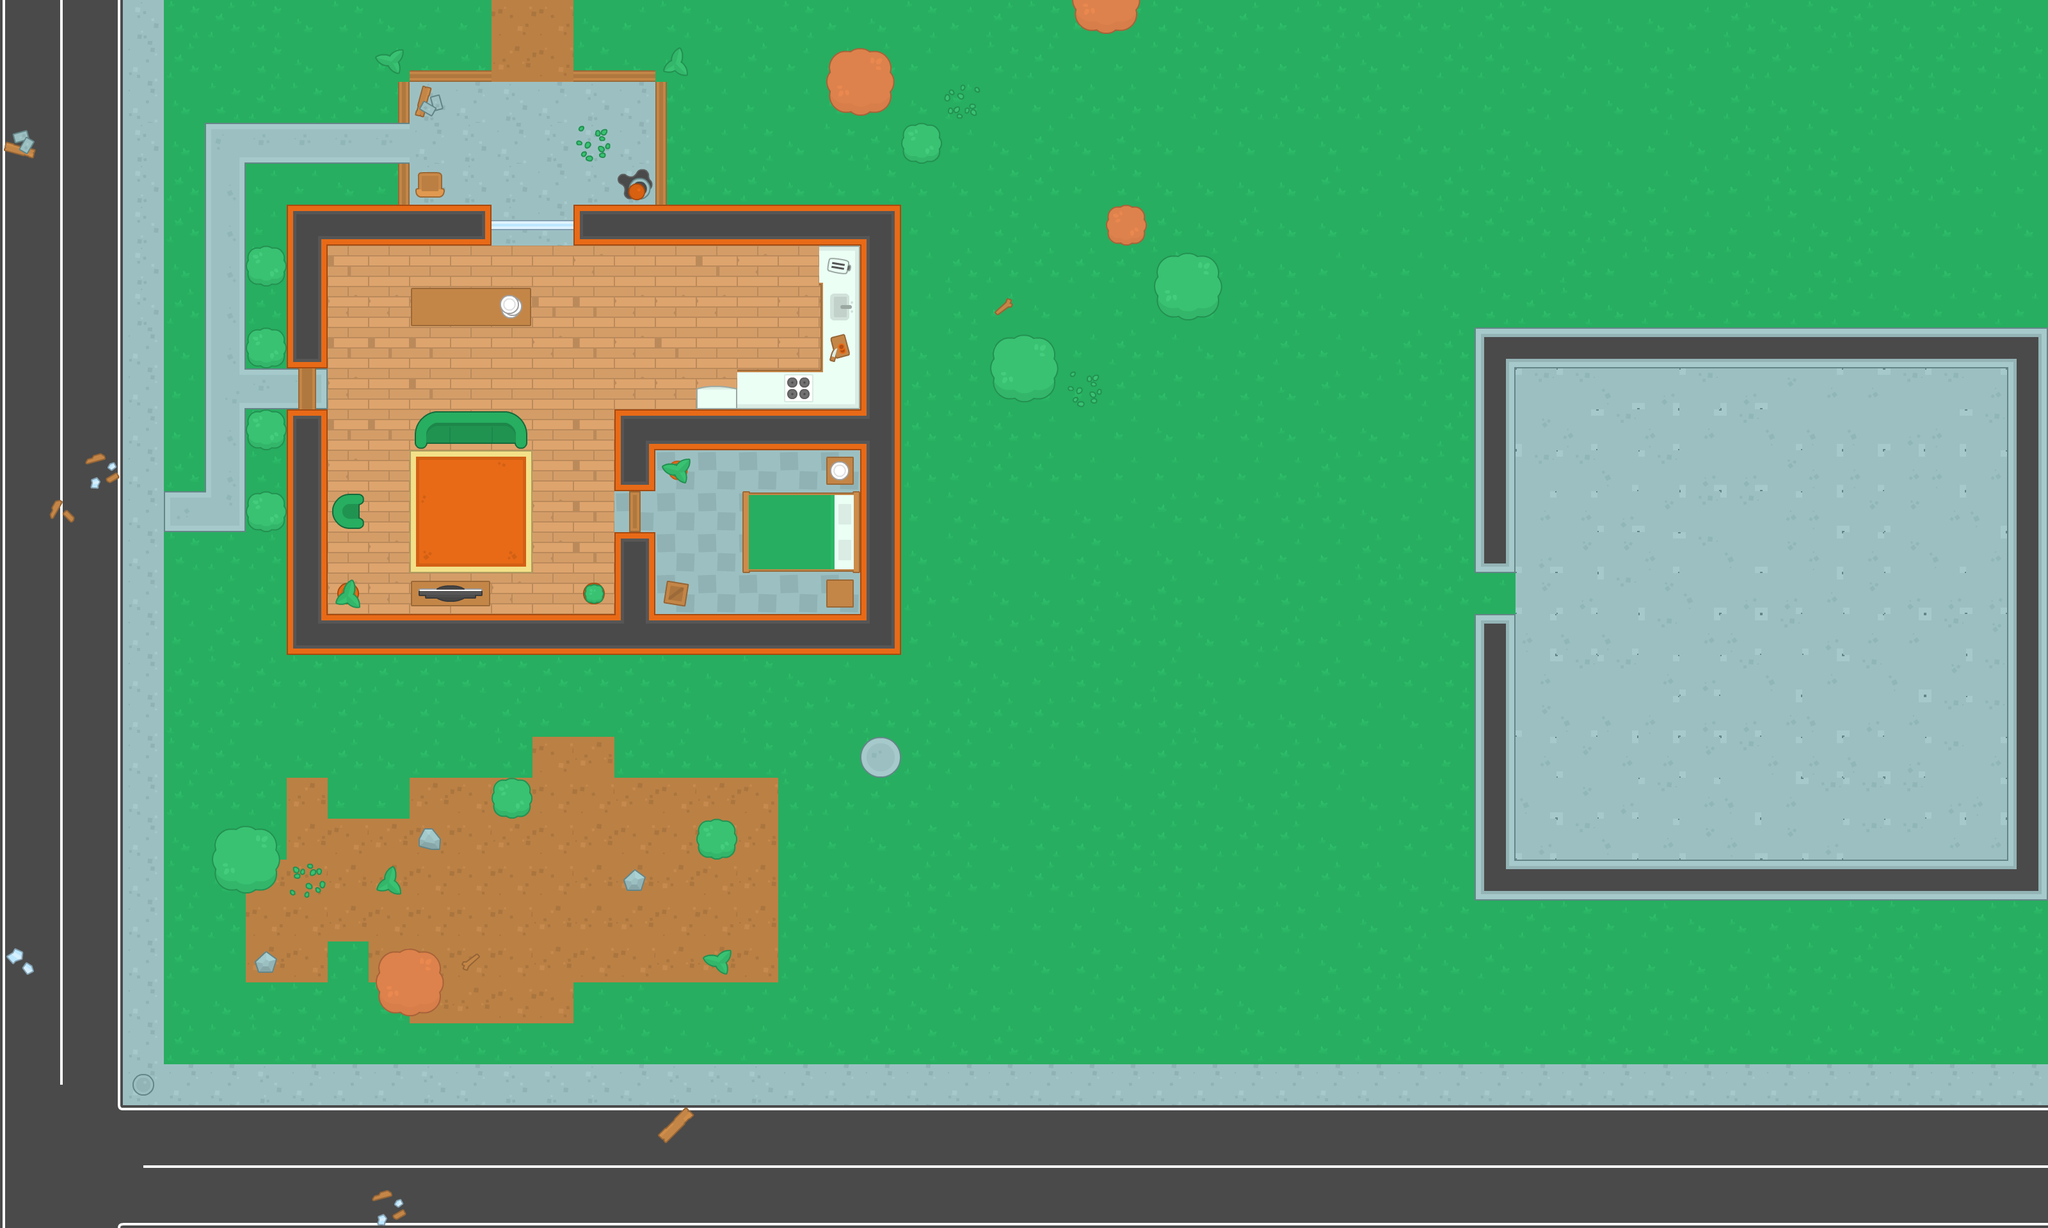

Below is a game level as drawn by its tile map, then a one-line description and the .tmx that defines it (tile-layer data replaced by summaries):
An orthogonal 50x30 tile map with 64x64 px tiles, 4 tile layers (ground, walls, items, decorations), 2 tilesets and 50 objects (36x wall, 12x zombie, player, health).

<map version="1.9" tiledversion="1.9.2" orientation="orthogonal" renderorder="right-down" width="50" height="30" tilewidth="64" tileheight="64" infinite="0" nextlayerid="6" nextobjectid="148">
 <tileset firstgid="1" name="spritesheet_tiles" tilewidth="64" tileheight="64" spacing="10" tilecount="540" columns="27">
  <image source="../img/spritesheet_tiles.png" width="1988" height="1470" />
 </tileset>
 <tileset firstgid="541" source="Kenney Topdown.tsx" />
 <layer id="1" name="ground" width="50" height="30">
  <data>[1500 cells, 1500 non-empty, 43 distinct tile ids]</data>
 </layer>
 <layer id="2" name="walls" width="50" height="30">
  <data>[1500 cells, 262 non-empty, 27 distinct tile ids]</data>
 </layer>
 <layer id="3" name="items" width="50" height="30">
  <data>[1500 cells, 65 non-empty, 38 distinct tile ids]</data>
 </layer>
 <layer id="4" name="decorations" width="50" height="30">
  <data>[1500 cells, 25 non-empty, 18 distinct tile ids]</data>
 </layer>
 <objectgroup id="5" name="Obstacles">
  <object id="87" name="wall" x="448" y="320" width="320" height="64" />
  <object id="88" name="player" x="336" y="208" width="32" height="32" />
  <object id="89" name="wall" x="896" y="320" width="512" height="64" />
  <object id="90" name="wall" x="448" y="384" width="64" height="192" />
  <object id="91" name="wall" x="400" y="400" width="32" height="32" />
  <object id="93" name="wall" x="400" y="528" width="32" height="32" />
  <object id="94" name="wall" x="448" y="640" width="64" height="384" />
  <object id="95" name="zombie" x="1600" y="800" width="32" height="32" />
  <object id="96" name="wall" x="512" y="960" width="896" height="64" />
  <object id="98" name="wall" x="1344" y="384" width="64" height="576" />
  <object id="99" name="wall" x="1024" y="640" width="320" height="64" />
  <object id="100" name="wall" x="960" y="640" width="64" height="128" />
  <object id="101" name="wall" x="960" y="832" width="64" height="128" />
  <object id="107" name="wall" x="400" y="656" width="32" height="32" />
  <object id="108" name="wall" x="400" y="784" width="32" height="32" />
  <object id="109" name="wall" x="528" y="784" width="32" height="32" />
  <object id="110" name="wall" x="528" y="912" width="32" height="32" />
  <object id="111" name="wall" x="656" y="912" width="96" height="32" />
  <object id="112" name="wall" x="912" y="912" width="32" height="32" />
  <object id="113" name="wall" x="1040" y="912" width="32" height="32" />
  <object id="114" name="wall" x="1040" y="720" width="32" height="32" />
  <object id="115" name="wall" x="1296" y="720" width="32" height="32" />
  <object id="116" name="wall" x="1296" y="912" width="32" height="32" />
  <object id="117" name="wall" x="1296" y="400" width="32" height="224" />
  <object id="118" name="wall" x="1104" y="592" width="192" height="32" />
  <object id="119" name="wall" x="1184" y="784" width="128" height="96" />
  <object id="120" name="wall" x="656" y="656" width="160" height="32" />
  <object id="121" name="wall" x="656" y="464" width="160" height="32" />
  <object id="122" name="wall" x="656" y="272" width="32" height="32" />
  <object id="123" name="wall" x="352" y="1312" width="64" height="64" />
  <object id="124" name="wall" x="608" y="1504" width="64" height="64" />
  <object id="125" name="wall" x="1312" y="96" width="64" height="64" />
  <object id="126" name="wall" x="784" y="1232" width="32" height="32" />
  <object id="127" name="wall" x="1104" y="1296" width="32" height="32" />
  <object id="128" name="wall" x="1744" y="336" width="32" height="32" />
  <object id="129" name="wall" x="1424" y="208" width="32" height="32" />
  <object id="130" name="wall" x="1824" y="416" width="64" height="64" />
  <object id="131" name="wall" x="1568" y="544" width="64" height="64" />
  <object id="136" name="health" x="208" y="336" width="32" height="32" />
  <object id="137" name="zombie" x="1104" y="528" width="32" height="32" />
  <object id="138" name="zombie" x="1680" y="752" width="32" height="32" />
  <object id="139" name="zombie" x="1792" y="832" width="32" height="32" />
  <object id="140" name="zombie" x="1696" y="896" width="32" height="32" />
  <object id="141" name="zombie" x="1808" y="720" width="32" height="32" />
  <object id="142" name="zombie" x="1744" y="592" width="32" height="32" />
  <object id="143" name="zombie" x="1520" y="928" width="32" height="32" />
  <object id="144" name="zombie" x="1840" y="976" width="32" height="32" />
  <object id="145" name="zombie" x="1888" y="816" width="32" height="32" />
  <object id="146" name="zombie" x="1920" y="688" width="32" height="32" />
  <object id="147" name="zombie" x="1568" y="672" width="32" height="32" />
 </objectgroup>
</map>
